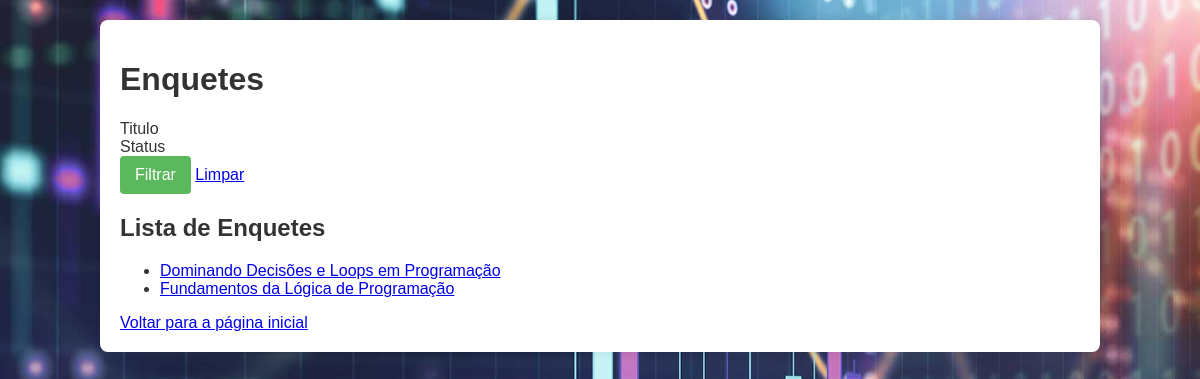
The page /enquetes/ on the database its author committed.
### perguntas/models.py (models this page shows, shortened)
class Enquete(models.Model):
    titulo = models.CharField(_('Título da Enquete'), max_length=200)
    descricao = models.TextField(_('Descrição da Enquete'))
    data_criacao = models.DateTimeField(_('Data de Criação'), auto_now_add=True)
    data_encerramento = models.DateTimeField(_('Data de Encerramento'), null=True, blank=True)
    ativa = models.BooleanField(_('Ativa'), default=True)
    class Meta:
        verbose_name = _('Enquete')
        verbose_name_plural = _('Enquetes')
        ordering = ['-data_criacao']
    @property
    def encerrada(self):
        if self.data_encerramento:
            from django.utils import timezone
            return timezone.now() > self.data_encerramento
        return False

### perguntas/views.py (the view, shortened to what this page needs)
# urls.py: path('enquetes/', views.gerenciar_enquetes, name='gerenciar_enquetes'),
def gerenciar_enquetes(request):
    filtro_form = FiltrarEnquetesForm(request.GET)
    enquetes = Enquete.objects.all().order_by('-data_criacao')
    if filtro_form.is_valid():
        titulo = filtro_form.cleaned_data.get('titulo')
        status = filtro_form.cleaned_data.get('status')
        if titulo:
            enquetes = enquetes.filter(titulo__icontains=titulo)
        if status == 'ativa':
            enquetes = enquetes.filter(ativa=True)
        elif status == 'encerrada':
            enquetes = enquetes.filter(ativa=False)
    enquete_id = request.GET.get('enquete_id')
    responder_form = None
    enquete_responder = None
    resultados = None
    enquete_resultados = None
    return render(request, 'perguntas/enquetes/gerenciar_enquetes.html', {
        'enquetes': enquetes,
        'filtro_form': filtro_form,
        'responder_form': responder_form,
        'enquete_responder': enquete_responder,
        'resultados': resultados,
        'enquete_resultados': enquete_resultados,
    })

### perguntas/templates/perguntas/enquetes/gerenciar_enquetes.html (shortened to what this page needs)
{% extends 'perguntas/base.html' %}
{% block content %}
    <h1>Enquetes</h1>
    <form method="get" class="mb-3">
        <div class="form-row">
            <div class="col-md-6 mb-2">
                <label for="{{ filtro_form.titulo.id_for_label }}" class="form-label">{{ filtro_form.titulo.label }}</label>
            </div>
            <div class="col-md-4 mb-2">
                 <label for="{{ filtro_form.status.id_for_label }}" class="form-label">{{ filtro_form.status.label }}</label>
            </div>
            <div class="col-md-2">
                <button type="submit" class="btn btn-primary mt-4">Filtrar</button>
                <a href="{% url 'gerenciar_enquetes' %}" class="btn btn-secondary mt-4">Limpar</a>
            </div>
        </div>
    </form>
    <h2>Lista de Enquetes</h2>
    {% if enquetes %}
        <ul class="list-group">
            {% for enquete in enquetes %}
                <li class="list-group-item">
                    <a href="{% url 'responder_enquete' enquete.id %}">{{ enquete.titulo }}</a>
                </li>
            {% endfor %}
        </ul>
    {% else %}
        <p class="alert alert-info">Nenhuma enquete cadastrada ainda.</p>
    {% endif %}
    <a href="{% url 'index' %}" class="btn btn-secondary mt-3">Voltar para a página inicial</a>
{% endblock %}

### perguntas/static/perguntas/style.css (style rules this page uses)
body { background-image: url('images/background.png'); background-repeat: no-repeat; background-size: cover; background-position: center center; font-family: sans-serif; margin: 0; background-color: #f4f4f4; color: #333; }
button[type="submit"] { background-color: #5cb85c; color: white; padding: 10px 15px; border: none; border-radius: 4px; cursor: pointer; font-size: 1em; }

### rows shown on the page
Enquete: titulo "Dominando Decisões e Loops em Programação"
Enquete: titulo "Fundamentos da Lógica de Programação"

### other values the page prints
{{ filtro_form.titulo.label }} "Titulo"
{{ filtro_form.status.label }} "Status"
